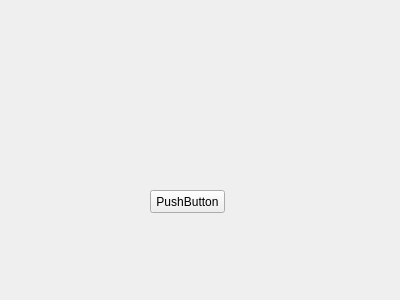
<?xml version="1.0" encoding="UTF-8"?>
<ui version="4.0">
 <class>Form</class>
 <widget class="QWidget" name="Form">
  <property name="geometry">
   <rect>
    <x>0</x>
    <y>0</y>
    <width>400</width>
    <height>300</height>
   </rect>
  </property>
  <property name="windowTitle">
   <string>Form</string>
  </property>
  <widget class="QPushButton" name="pushButton">
   <property name="geometry">
    <rect>
     <x>150</x>
     <y>190</y>
     <width>75</width>
     <height>23</height>
    </rect>
   </property>
   <property name="text">
    <string>PushButton</string>
   </property>
  </widget>
 </widget>
 <resources/>
 <connections/>
</ui>
